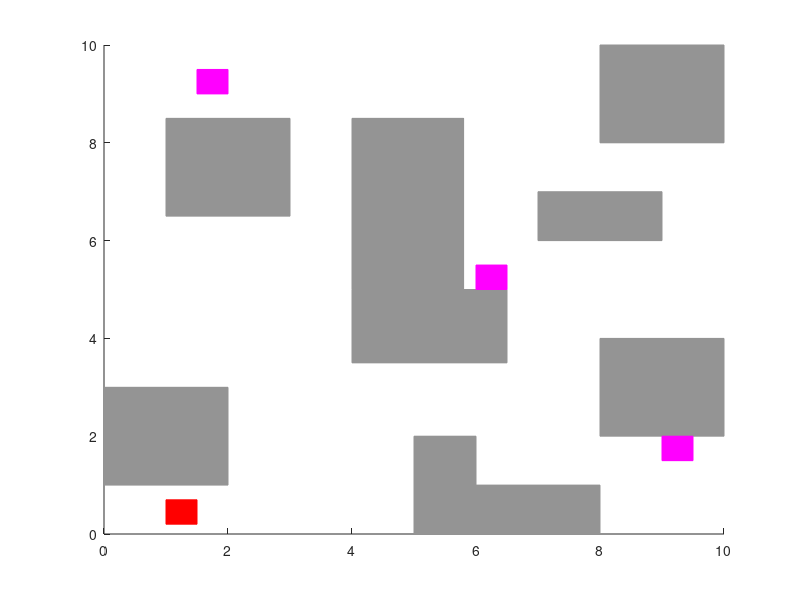

This figure's MATLAB source: (Note: this script raises an error after producing the figure.)
clear all;
clc;
addpath(genpath('../../../mfiles/'));

%% Obstacle 

v = [5, 0; 6, 0; 6, 2; 5, 2] ;
f = [1 2 3 4];
patch('Faces', f, 'Vertices', v, 'EdgeColor', '#949494', 'FaceColor', '#949494'); hold on;
v = [4, 3.5; 6.5, 3.5; 6.5, 5; 4, 5];
f = [1 2 3 4];
patch('Faces', f, 'Vertices', v, 'EdgeColor', '#949494', 'FaceColor', '#949494'); hold on;
v = [0, 1; 0, 3; 2, 3; 2, 1];
f = [1 2 3 4];
patch('Faces', f, 'Vertices', v, 'EdgeColor', '#949494', 'FaceColor', '#949494'); hold on;
v = [8, 2; 8, 4; 10, 4; 10, 2];
f = [1 2 3 4];
patch('Faces', f, 'Vertices', v, 'EdgeColor', '#949494', 'FaceColor', '#949494'); hold on;
v = [1 6.5; 1 8.5; 3 8.5; 3 6.5];
f = [1 2 3 4];
patch('Faces', f, 'Vertices', v, 'EdgeColor', '#949494', 'FaceColor', '#949494'); hold on;
v = [4, 5; 4, 8.5; 5.8, 8.5; 5.8, 5];
f = [1 2 3 4];
patch('Faces', f, 'Vertices', v, 'EdgeColor', '#949494', 'FaceColor', '#949494'); hold on;
v = [8, 8; 8, 10; 10, 10; 10, 8];
f = [1 2 3 4];
patch('Faces', f, 'Vertices', v, 'EdgeColor', '#949494', 'FaceColor', '#949494'); hold on;
v = [6, 0; 6, 1; 8, 1; 8, 0];
f = [1 2 3 4];
patch('Faces', f, 'Vertices', v, 'EdgeColor', '#949494', 'FaceColor', '#949494'); hold on;
v = [7, 6; 7, 7; 9, 7; 9, 6];
f = [1 2 3 4];
patch('Faces', f, 'Vertices', v, 'EdgeColor', '#949494', 'FaceColor', '#949494'); hold on;

%% Initial Region
v = [1, 0.2; 1, 0.7; 1.5, 0.7; 1.5, 0.2];
f = [1 2 3 4];
patch('Faces', f, 'Vertices', v, 'EdgeColor', 'r', 'FaceColor', 'r'); hold on;

%% Goal 
v = [1.5, 9; 1.5, 9.5; 2, 9.5; 2, 9];
f = [1 2 3 4];
patch('Faces', f, 'Vertices', v, 'EdgeColor', 'm', 'FaceColor', 'm'); hold on;
v = [6 5; 6 5.5; 6.5 5.5; 6.5 5];
f = [1 2 3 4];
patch('Faces', f, 'Vertices', v, 'EdgeColor', 'm', 'FaceColor', 'm'); hold on;
v = [9 1.5; 9 2; 9.5 2; 9.5, 1.5];
f = [1 2 3 4];
patch('Faces', f, 'Vertices', v, 'EdgeColor', 'm', 'FaceColor', 'm'); hold on;

%% Workspace

lb = [0; 0];
ub = [10; 10];
WS= interval(lb, ub);
plot(WS, [1 2], 'k', 'linewidth', 2); hold on; 
lb = [6; 0];
ub = [6; 5];
WS= interval(lb, ub);
plot(WS, [1 2], 'k', 'linewidth', 2); hold on; 
lb = [4; 5];
ub = [4; 8.5];
WS= interval(lb, ub);
plot(WS, [1 2], 'k', 'linewidth', 2); hold on; 
lb = [3; 5];
ub = [7; 5];
WS= interval(lb, ub);
plot(WS, [1 2], 'k', 'linewidth', 2); hold on; 
lb = [0; 5];
ub = [2; 5];
WS= interval(lb, ub);
plot(WS, [1 2], 'k', 'linewidth', 2); hold on; 
lb = [8; 5];
ub = [10; 5];
WS= interval(lb, ub);
plot(WS, [1 2], 'k', 'linewidth', 2); hold on; 

v = [5.95, 0; 6.05, 0; 6.05, 5; 5.95, 5];
f = [1 2 3 4];
patch('Faces', f, 'Vertices', v, 'EdgeColor', 'k', 'FaceColor', 'k'); hold on;
v = [3.95, 5; 4.05, 5; 4.05, 8.5; 3.95, 8.5];
f = [1 2 3 4];
patch('Faces', f, 'Vertices', v, 'EdgeColor', 'k', 'FaceColor', 'k'); hold on;
v = [0 4.95; 0 5.05; 2 5.05; 2 4.95];
f = [1 2 3 4];
patch('Faces', f, 'Vertices', v, 'EdgeColor', 'k', 'FaceColor', 'k'); hold on;
v = [3 4.95; 3 5.05; 7 5.05; 7 4.95];
f = [1 2 3 4];
patch('Faces', f, 'Vertices', v, 'EdgeColor', 'k', 'FaceColor', 'k'); hold on;
v = [8 4.95; 8 5.05; 10 5.05; 10 4.95];
f = [1 2 3 4];
patch('Faces', f, 'Vertices', v, 'EdgeColor', 'k', 'FaceColor', 'k'); hold on;

%% simulation

% initial state
x0=[1.2 0.5 0];
y=x0;
con=[];
YY=[];
U={};

%% Reachability
for(i=1:1:8)
    controller=SymbolicSet(['Controller', num2str(i), '.bdd'], 'projection', [1 2 3]);
    target=SymbolicSet(['Target', num2str(i), '.bdd']);
    v=[];

while(1) 
    if (target.isElement(y(end, :))) 
        break;
    end
    
    u=controller.getInputs(y(end, :));
    U=[U, u];
    v=[v; u(end, :)];
    [t x]=ode45(@unicycle_ode, [0, 0.2], y(end, :), [], u(end, :));
    y=[y; x(end, :)];
    YY=[YY; y];
end
x0=y(end, :);
con=[con; v];
plot(y(:,1), y(:,2), 'b-', 'linewidth', 1.5); hold on;
%plot(y(:,1),y(:,2),'b.', 'markersize',20); hold on;
end

%% Safety
C=SymbolicSet('Controller9.bdd', 'projection', [1 2 3]);
y=y(end, :);
T=10; 
for t=1:T/0.2
    v=[];
    u=C.getInputs(y(end, :));
    v=[v; u(end, :)];
    U=[U, u];
    [t x]=ode45(@unicycle_ode, [0 .2], y(end, :), odeset('abstol', 1e-4, 'reltol', 1e-4), u(end, :));
    plot(y(:, 1), y(:, 2), 'b-', 'linewidth', 1.5); hold on;
    con=[con; v];
    y=[y; x(end, :)];
end

%% Global approach 
G=load('States.mat');
plot(G.YY(:, 1), G.YY(:, 2), 'k:', 'linewidth', 1.5);
hold on;

axis([0, 10, 0, 10]); box on;  
xlabel('$x_{1}$', 'Interpreter', 'latex', 'fontsize', 16); 
ylabel('$x_{2}$', 'Interpreter', 'latex', 'fontsize', 16); 

%% Control Inputs 

figure;
t=0:0.2:(size(con, 1)-1)*0.2;
subplot(2,1,1);
for(i=1:1:length(U))
    CI=U{i};
    plot(0.2*(i-1), CI(:, 1), 'b.', 'MarkerSize', 10);
    hold on;
end 
[x1, y1]=stairs(t, con(:, 1));
plot(x1, y1, 'b-', 'linewidth', 2);
axis([0, 37, -1, 1]); box on;  
set(gca, 'FontSize', 20);
ylabel('$u_{1}$', 'Interpreter', 'latex', 'FontSize', 30);

subplot(2,1,2);
for(i=1:1:length(U))
    CI=U{i};
    plot(0.2*(i-1), CI(:, 2), 'b.', 'MarkerSize', 10);
    hold on;
end 
[x2, y2]=stairs(t, con(:, 2));
plot(x2, y2, 'b-', 'linewidth', 2);
axis([0, 37, -1, 1]); box on;  
set(gca, 'FontSize', 20);
xlabel('$t$', 'Interpreter', 'latex', 'FontSize', 30);
ylabel('$u_{2}$', 'Interpreter', 'latex', 'FontSize', 30);

function dxdt = unicycle_ode(t, x, u)

  dxdt = zeros(3, 1);
  c=atan(tan(u(2))/2);
  dxdt(1)=u(1)*cos(c+x(3))/cos(c);
  dxdt(2)=u(1)*sin(c+x(3))/cos(c);
  dxdt(3)=u(1)*tan(u(2));
end
